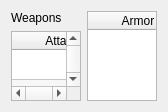
          <widget class="QWidget" name="page_6">
           <property name="geometry">
            <rect>
             <x>0</x>
             <y>0</y>
             <width>166</width>
             <height>109</height>
            </rect>
           </property>
           <attribute name="label">
            <string>Weapons / Armor</string>
           </attribute>
           <layout class="QHBoxLayout" name="horizontalLayout_19">
            <item>
             <layout class="QVBoxLayout" name="verticalLayout_33">
              <item>
               <widget class="QLabel" name="label_37">
                <property name="text">
                 <string>Weapons</string>
                </property>
               </widget>
              </item>
              <item>
               <widget class="QTableWidget" name="weaponsTable_sifrp">
                <property name="editTriggers">
                 <set>QAbstractItemView::NoEditTriggers</set>
                </property>
                <property name="alternatingRowColors">
                 <bool>true</bool>
                </property>
                <attribute name="horizontalHeaderStretchLastSection">
                 <bool>true</bool>
                </attribute>
                <attribute name="verticalHeaderVisible">
                 <bool>false</bool>
                </attribute>
                <row>
                 <property name="text">
                  <string/>
                 </property>
                </row>
                <row>
                 <property name="text">
                  <string/>
                 </property>
                </row>
                <row>
                 <property name="text">
                  <string/>
                 </property>
                </row>
                <row>
                 <property name="text">
                  <string/>
                 </property>
                </row>
                <row>
                 <property name="text">
                  <string/>
                 </property>
                </row>
                <column>
                 <property name="text">
                  <string>Attack</string>
                 </property>
                </column>
                <column>
                 <property name="text">
                  <string>Test Dice</string>
                 </property>
                </column>
                <column>
                 <property name="text">
                  <string>Weapon Damage</string>
                 </property>
                </column>
               </widget>
              </item>
             </layout>
            </item>
            <item>
             <widget class="QTableWidget" name="armorTable_sifrp">
              <property name="editTriggers">
               <set>QAbstractItemView::NoEditTriggers</set>
              </property>
              <attribute name="horizontalHeaderStretchLastSection">
               <bool>true</bool>
              </attribute>
              <attribute name="verticalHeaderVisible">
               <bool>false</bool>
              </attribute>
              <column>
               <property name="text">
                <string>Armor</string>
               </property>
              </column>
             </widget>
            </item>
           </layout>
          </widget>
